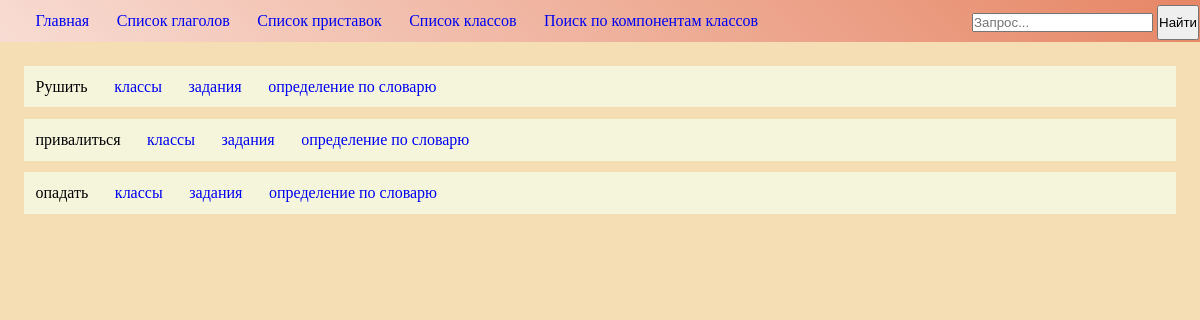
Screenshot of /words/ with the database file from the repository.
### words/models.py (models this page shows, shortened)
class Word(models.Model):
    word = models.CharField(max_length=64)
    pref = models.ForeignKey(Pref, on_delete=models.CASCADE, blank=True, null=True)
    class_name = models.ManyToManyField(Class)
    vocab = models.TextField(blank=True, null=True)

### words/views.py (the view)
# urls.py: url(r'^', include('index.urls')),
def index(request):
    context = {}
    context['words'] = Word.objects.all()
    return render(request, 'words/index.html', context)

### templates/words/index.html (shortened to what this page needs)
{% extends "base.html" %}
{% block content %}
    {% if words %}
        {% for word in words %}
            <p class="line">
                <span>{{ word.word }}</span>
                <a href="{% url 'words:classes' word.id %}" class="element_links">классы</a>
                <a href="{% url 'words:tasks' word.id %}" class="element_links">задания</a>
                <a href="{% url 'words:vocab' word.id %}" class="element_links">определение по словарю</a>
            </p>
        {% endfor %}
    {% endif %}
{% endblock %}

### templates/base.html (style rules this page uses)
* { margin: 0; padding: 0; }
body { background-color: wheat; }
.line { display: block; padding: 1%; background-color: beige; margin: 1%; font: serif; }

### templates/words/index.html (style rules this page uses)
.element_links { padding-left: 2%; text-decoration: none; }

### rows the page displays
Word: word "Рушить"
Word: word "привалиться"
Word: word "опадать"
